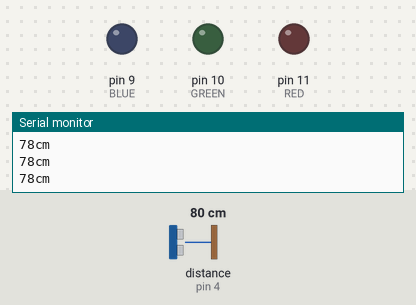
A sketch run on a simulated Arduino Uno, built with avr-gcc and run on an emulated ATmega328P. Shown: output pins drawn as LEDs (lit = HIGH), the last lines printed to the serial monitor. Wiring (inferred from the names in the program): ultrasonic range finder: trigger pin 5; echo pin 4. The inputs (shaded band) are chosen by the test bench; at power-on: distance to the obstacle (sensor on pin 4) 80 cm. The echo pulse lasts 58.3 µs per cm; pins used as bus, display or sensor lines are not drawn.

Above: at 1.2 s.
1.3 s: distance to the obstacle (sensor on pin 4) set to 45 cm
2.8 s: distance to the obstacle (sensor on pin 4) set to 36 cm
At 3.7 s:
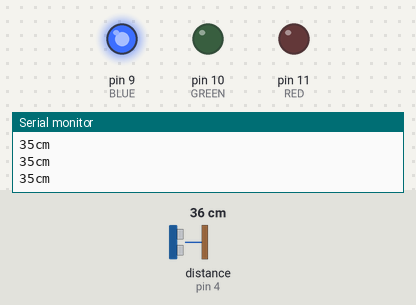
4.3 s: distance to the obstacle (sensor on pin 4) set to 23 cm
5.8 s: distance to the obstacle (sensor on pin 4) set to 19 cm
At 6.3 s:
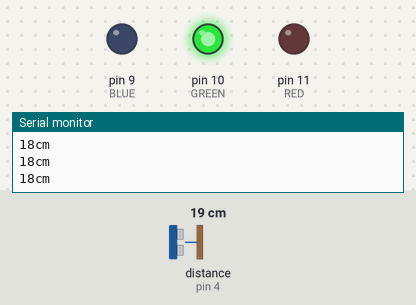
7.3 s: distance to the obstacle (sensor on pin 4) set to 12 cm
8.8 s: distance to the obstacle (sensor on pin 4) set to 9 cm
At 10.1 s:
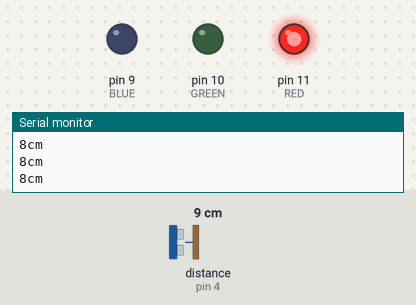
Timing chart, 0 to 11.3 s (numbered marks = the images above; inputs shaded):
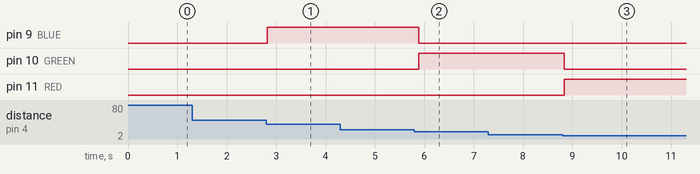

Measured:
- the behaviour switches between 41 and 40 cm on distance to the obstacle (sensor on pin 4) (found by bisection; images 0 and 1)
- the behaviour switches between 21 and 20 cm on distance to the obstacle (sensor on pin 4) (found by bisection; images 1 and 2)
- the behaviour switches between 11 and 10 cm on distance to the obstacle (sensor on pin 4) (found by bisection; images 2 and 3)
- after the input at 2.8 s, pin 9 (BLUE): LOW → HIGH at once
- after the input at 5.8 s, pin 9 (BLUE): HIGH → LOW after 0.09 s; pin 10 (GREEN): LOW → HIGH after 0.09 s
- after the input at 8.8 s, pin 10 (GREEN): HIGH → LOW at once; pin 11 (RED): LOW → HIGH at once

The sketch:

ultrasonic_waves_LED.ino
```cpp
// 초음파 센서 + LED

#define TRIG 5
#define ECHO 4
#define RED 11
#define GREEN 10
#define BLUE 9

void setup() {
  // put your setup code here, to run once:
  Serial.begin(9600);

  pinMode(TRIG, OUTPUT);
  pinMode(ECHO, INPUT);

}

void loop() {
  digitalWrite(TRIG, LOW);
  delayMicroseconds(2);
  digitalWrite(TRIG, HIGH);
  delayMicroseconds(10);
  digitalWrite(TRIG, LOW);

  long distance = pulseIn(ECHO, HIGH) *0.017; // /58.2

  analogWrite(RED, 0);
  analogWrite(GREEN, 0);
  analogWrite(BLUE, 0);

  if(distance < 10){
    analogWrite(RED, 255);
  }
  else if(distance < 20){
    analogWrite(GREEN, 255);
  }
  else if(distance < 40){
    analogWrite(BLUE, 255);
  }

  Serial.print(distance);
  Serial.println("cm");

  delay(100);

}
```
